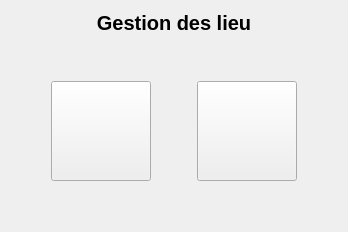
         <widget class="QWidget" name="mainlieu">
          <layout class="QVBoxLayout" name="verticalLayout_14">
           <item>
            <widget class="QLabel" name="LACCEUILLIEU">
             <property name="font">
              <font>
               <pointsize>15</pointsize>
               <bold>true</bold>
              </font>
             </property>
             <property name="text">
              <string>Gestion des lieu</string>
             </property>
             <property name="alignment">
              <set>Qt::AlignmentFlag::AlignCenter</set>
             </property>
            </widget>
           </item>
           <item>
            <spacer name="verticalSpacer_30">
             <property name="orientation">
              <enum>Qt::Orientation::Vertical</enum>
             </property>
             <property name="sizeHint" stdset="0">
              <size>
               <width>20</width>
               <height>40</height>
              </size>
             </property>
            </spacer>
           </item>
           <item>
            <layout class="QHBoxLayout" name="horizontalLayout_13">
             <item>
              <spacer name="horizontalSpacer_23">
               <property name="orientation">
                <enum>Qt::Orientation::Horizontal</enum>
               </property>
               <property name="sizeHint" stdset="0">
                <size>
                 <width>40</width>
                 <height>20</height>
                </size>
               </property>
              </spacer>
             </item>
             <item>
              <widget class="APushButton" name="IDC_MANAGELIEU1">
               <property name="minimumSize">
                <size>
                 <width>100</width>
                 <height>100</height>
                </size>
               </property>
               <property name="maximumSize">
                <size>
                 <width>100</width>
                 <height>100</height>
                </size>
               </property>
               <property name="font">
                <font>
                 <pointsize>12</pointsize>
                </font>
               </property>
               <property name="text">
                <string/>
               </property>
               <property name="icon">
                <iconset resource="../../resource.qrc">
                 <normaloff>:/mode-lieu/img/lieu1.png</normaloff>:/mode-lieu/img/lieu1.png</iconset>
               </property>
               <property name="iconSize">
                <size>
                 <width>95</width>
                 <height>95</height>
                </size>
               </property>
              </widget>
             </item>
             <item>
              <spacer name="horizontalSpacer_22">
               <property name="orientation">
                <enum>Qt::Orientation::Horizontal</enum>
               </property>
               <property name="sizeHint" stdset="0">
                <size>
                 <width>40</width>
                 <height>20</height>
                </size>
               </property>
              </spacer>
             </item>
             <item>
              <widget class="APushButton" name="IDC_MANAGELIEU1_2">
               <property name="minimumSize">
                <size>
                 <width>100</width>
                 <height>100</height>
                </size>
               </property>
               <property name="maximumSize">
                <size>
                 <width>100</width>
                 <height>100</height>
                </size>
               </property>
               <property name="font">
                <font>
                 <pointsize>12</pointsize>
                </font>
               </property>
               <property name="text">
                <string/>
               </property>
               <property name="icon">
                <iconset resource="../../resource.qrc">
                 <normaloff>:/mode-lieu/img/lieu2.png</normaloff>:/mode-lieu/img/lieu2.png</iconset>
               </property>
               <property name="iconSize">
                <size>
                 <width>95</width>
                 <height>95</height>
                </size>
               </property>
              </widget>
             </item>
             <item>
              <spacer name="horizontalSpacer_24">
               <property name="orientation">
                <enum>Qt::Orientation::Horizontal</enum>
               </property>
               <property name="sizeHint" stdset="0">
                <size>
                 <width>40</width>
                 <height>20</height>
                </size>
               </property>
              </spacer>
             </item>
            </layout>
           </item>
           <item>
            <spacer name="verticalSpacer_29">
             <property name="orientation">
              <enum>Qt::Orientation::Vertical</enum>
             </property>
             <property name="sizeHint" stdset="0">
              <size>
               <width>20</width>
               <height>40</height>
              </size>
             </property>
            </spacer>
           </item>
          </layout>
         </widget>
